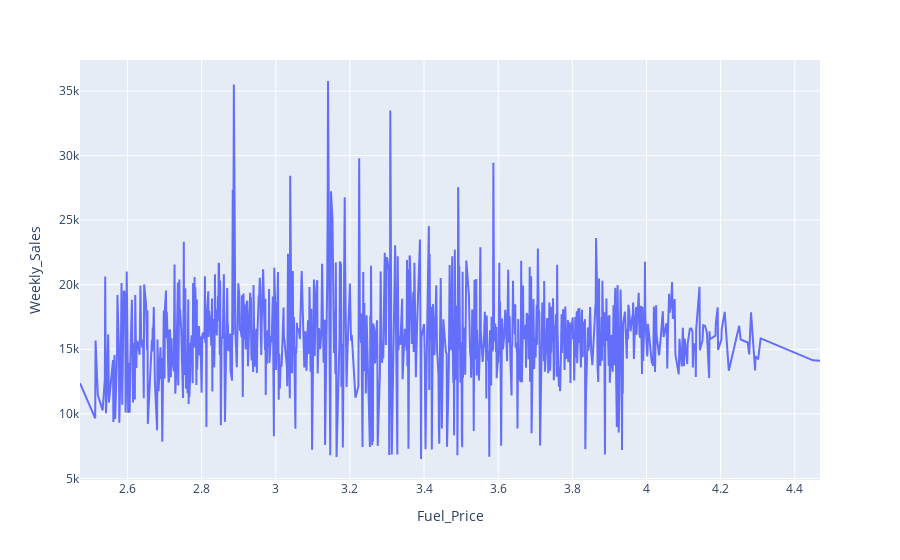

Notebook code cell kept with this figure:
### Code cell
df6 = df.groupby("Fuel_Price")["Weekly_Sales"].mean().reset_index()
fig = px.line(df6,x="Fuel_Price",y="Weekly_Sales")
fig.show()

### Figure 1 — Plotly figure (JSON) as saved in the notebook; plotly's stock layout.template omitted (floating-point values rounded to 4 significant figures; data arrays with more than 128 entries replaced by an {"elided": "..."} marker saying what was removed)
{"data": [{"hovertemplate": "Fuel_Price=%{x}<br>Weekly_Sales=%{y}<extra></extra>", "legendgroup": "", "line": {"color": "#636efa", "dash": "solid"}, "marker": {"symbol": "circle"}, "mode": "lines", "name": "", "orientation": "v", "showlegend": false, "type": "scatter", "x": {"elided": "892 float values"}, "xaxis": "x", "y": {"elided": "892 float values"}, "yaxis": "y"}], "layout": {"autosize": true, "legend": {"tracegroupgap": 0}, "margin": {"t": 60}, "xaxis": {"anchor": "y", "autorange": true, "domain": [0, 1], "range": [2.472, 4.468], "title": {"text": "Fuel_Price"}, "type": "linear"}, "yaxis": {"anchor": "x", "autorange": true, "domain": [0, 1], "range": [4877.0, 37400.0], "title": {"text": "Weekly_Sales"}, "type": "linear"}}}
